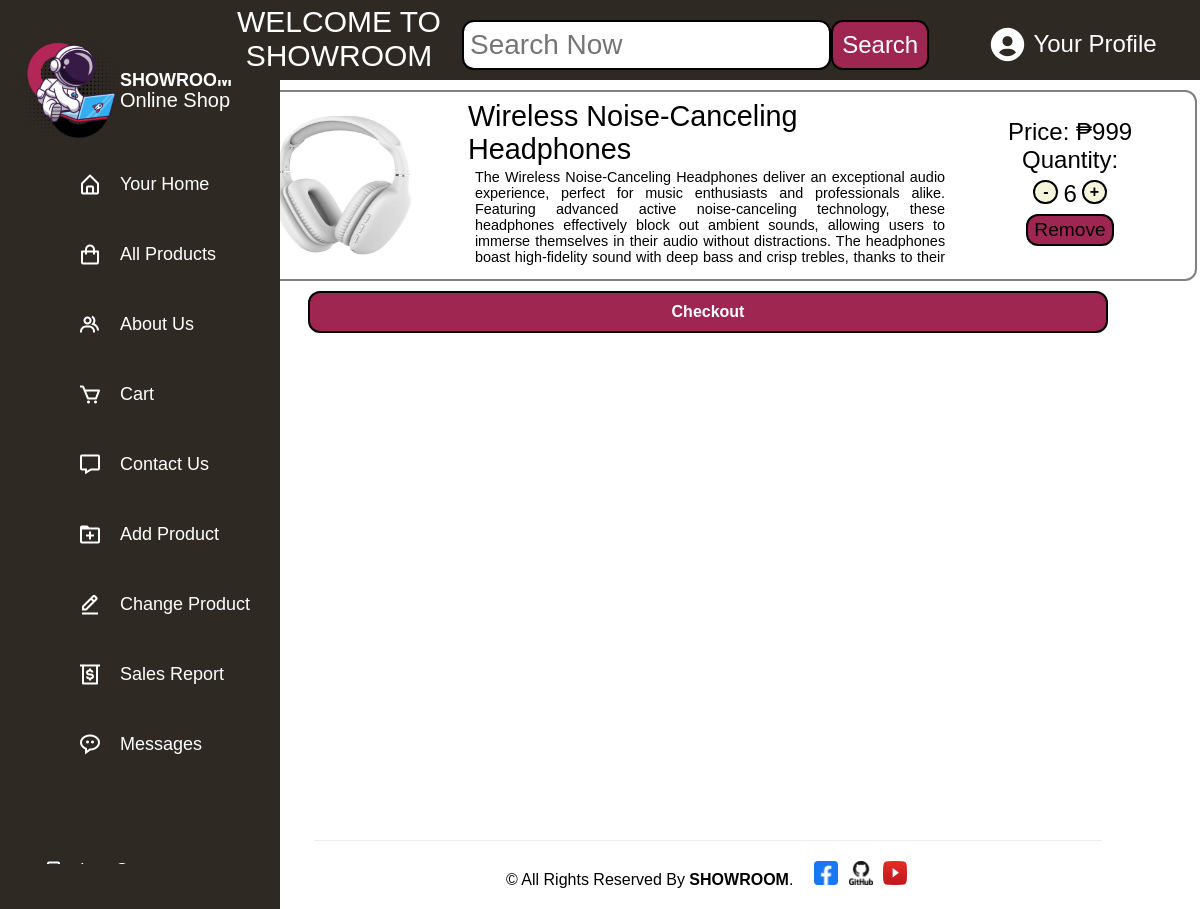
/website/cart_page.php (signed in), run on the app's committed database.
### tables this page shows
CREATE TABLE `cart_table` (
  `cart_id` int(11) NOT NULL,
  `user_id` int(11) DEFAULT NULL,
  `product_id` int(11) DEFAULT NULL,
  `product_name` varchar(255) NOT NULL,
  `product_price` int(255) NOT NULL,
  `quantity` int(11) DEFAULT NULL,
  `total_price` int(255) NOT NULL
);

CREATE TABLE `product_table` (
  `product_id` int(255) NOT NULL,
  `product_name` varchar(255) NOT NULL,
  `product_description` text NOT NULL,
  `product_classification` varchar(255) NOT NULL,
  `product_price` int(255) NOT NULL,
  `product_stock` int(255) NOT NULL
);

### website/cart_page.php (the view, shortened to what this page needs)
<?php
    require_once '../php/connect.php';
?>
<!DOCTYPE html>
<html lang="en">
<head>
    <link href="main.css" rel="stylesheet">
    <link href='https://unpkg.com/boxicons@2.1.4/css/boxicons.min.css' rel='stylesheet'>
</head>
<body>
    <?php include 'sidebar.php';?>
    <div class="container-2">
    <?php
            $user_id = $_SESSION['user_id'];
            $stmt = $conn->prepare("SELECT c.cart_id, p.product_id, p.product_name, p.product_description, p.product_price, c.quantity FROM cart_table c JOIN product_table p ON c.product_id = p.product_id WHERE c.user_id =?");
            $stmt->bind_param("i", $user_id);
            $stmt->execute();
            $result = $stmt->get_result();
            if ($result->num_rows > 0) {
                while ($cart_data = mysqli_fetch_assoc($result)) {
                   ?>
                            <div class="content-cart">
                                <div class="product-cart">
                                    <?php
                                        echo "<img src='../images/". $cart_data['product_id']. ".jpg' alt='Product Image'>";
                                   ?>
                                    <div class="product-info-cart">
                                        <div class="item-name-cart">
                                            <?php echo $cart_data['product_name'];?>
                                        </div>
                                        <div class="item-desc-cart">
                                            <?php echo $cart_data['product_description'];?>
                                        </div>
                                    </div>
                                    <div class="cart-payable">
                                        <div class="price">Price: ₱<?php echo $cart_data['product_price'];?></div>
                                        <div class="amount-2">
                                            <label>Quantity:</label>
                                        </div>
                                        <div class="amount-2">
                                            <form action="update_cart.php" method="POST">
                                                <button type="submit" class="minus">-</button>
                                            </form>
                                            <label style="margin: 0 2px;"><?php echo $cart_data['quantity'];?></label>
                                            <form action="update_cart.php" method="POST">
                                                <button type="submit" class="plus">+</button>
                                            </form>
                                        </div>
                                        <form action="update_cart.php" method="POST">
                                            <button class="delete">Remove</button>
                                        </form>
                                    </div>
                                </div>
                            </div>
                <?php
                }
            } else {
                echo "<div style='text-align: center; font-size: 24px; margin-top: 20px; display: flex; align-items: center; justify-content: center; width: 100%; margin-bottom: 12px;'>Your cart is empty.</div>";
            }
         ?>
         <form action="checkout_page.php" method="post" class="checkout-1">
            <?php
            if ($result->num_rows > 0) {
                ?>
                <button type="submit" class="checkout" name="checkout">Checkout</button>
            <?php
            } else {
                ?>
                <button type="button" class="checkout" disabled>Checkout</button>
            <?php
            }
            ?>
        </form>
        </div>
        <footer class=" footer_section" style = " margin-top: 40px;  font-weight: 500; background-color: #bfc0c0">
            <div class="container-3">
                <p style="padding: 20px 0; margin: 0 auto; text-align: center; border-top: 1.5px solid #eeeeee; width: 80%;">
                &copy; <span id="displayYear"></span> All Rights Reserved By
                <a href="#" style = "text-decoration: none; color: BLACK; font-weight: 600;">SHOWROOM</a>.&nbsp;&nbsp;&nbsp;
                <a href="https://www.facebook.com/" target="_blank" class="icon">
                        <img src="../images/facebook.png"  alt="Facebook">
                    </a>
                    <a href="https://github.com/" target="_blank">
                        <img src="../images/github.png"  alt="GitHub" class="icon">
                    </a>
                    <a href="https://www.youtube.com/" target="_blank">
                        <img src="../images/youtube.png"  alt="YouTube" class="icon">
                    </a>
                </p>
            </div>
        </footer>
</body>
</html>

### website/main.css (style rules this page uses)
* { color: black; }
.container-3 { border: none; width: 100%; height: max-content; display: flex; background-color: white; align-items: flex-star; justify-content: center; }
.container-3 img { width: 24px; height: 24px; margin: 0 3px; }
footer { width: 100%; text-align: center; background-color: black; color: white; display: flex; justify-content: center; align-items: center; }
a { text-decoration: none; }
.container-2 { border: none; width: 100%; min-height: 90vh; height: max-content; display: flex; flex-direction: column; align-items: flex-start; justify-content: flex-start; background-color: white; }
.content-cart { border: none; background-color: transparent; width: 100%; height: max-content; display: flex; flex-direction: column; }
.product-cart { border: 2px solid grey; border-radius: 12px; height: 180px; width: 99%; margin: 10px auto; display: flex; flex-direction: row; align-items: center; justify-content: center; padding-bottom: 7px; }
.product-cart img { border: 2px solid transparent; width: 200px; height: 90%; margin-top: 6px; margin-left: 20px; border-radius: inherit; }
.product-info-cart { border: none; margin-left: 20px; height: 95%; width: 60%; display: flex; flex-direction: column; flex: 1; }
.item-name-cart { font-size: 1.8em; margin: 3px 0 3px 3px; }
.item-desc-cart { font-size: 0.9em; margin: 0 0 3px 10px; overflow: auto; text-align: justify; }
.cart-payable { border: none; height: 100%; width: 250px; display: flex; flex-direction: column; color: black; align-items: center; text-align: center; justify-content: center; }
.cart-payable button { color: black; }
.price { border: none; font-size: 1.5em; }
.delete { border: 2px solid black; border-radius: 12px; width: max-content; height: max-content; padding: 3px 6px; display: flex; flex-direction: row; align-items: center; justify-content: center; text-align: center; font-size: 1.2em; margin: 0 3px; background-color: #9f2651; align-self: center; justify-self: center; }
.checkout-1 { border: none; width: 800px; display: flex; justify-content: center; align-items: center; margin: 0 auto; }
.checkout { border: 2px solid black; padding: 10px; color: white; font-size: 1em; border-radius: 12px; background-color: #9f2651; width: 100%; display: flex; justify-content: center; align-items: center; margin: 0 auto; margin-bottom: 10px; font-weight: bold; }
.amount-2 { border: none; width: 250px; display: flex; align-items: flex-start; justify-content: center; color: black; margin-bottom: 6px; }
.amount-2 form { display: flex; align-items: center; justify-content: center; margin: 0; padding: 0; border: none; background-color: transparent; }
.amount-2 label { border: none; font-size: 1.5rem; width: max-content; height: 100%; display: flex; align-items: center; justify-content: flex-start; }
.amount-2 button { background-color: beige; border: 2px solid black; border-radius: 12px; font-size: 1rem; width: 25px; height: max-content; text-align: center; font-weight: bold; align-self: center; margin: 0 3px; }

### css/styles.css (style rules this page uses)
:root { --body-color: #E4E9F7; --sidebar-color: #2E2A23; --primary-color: #B52658; --primary-color-light: #F6F5FF; --text-color: white; }
body { font-family: Arial, Helvetica, sans-serif; margin: 0; padding: 0; display: grid; grid-template-columns: 18% 82%; top: 0 !important; background-color: var(--body-color); box-sizing: border-box; overflow-x: hidden; gap: 0 auto; }

### data on the page
cart_table: product.product_name "Wireless Noise-Canceling Headphones", product.product_description "The Wireless Noise-Canceling Headphones deliver an exceptional audio experience, perfect for music enthusiasts and professionals alike. Featuring advanced active noise-canceling technology, these headphones effectively block out ambient sounds, allowing users to immerse themselves in their audio without distractions. The headphones boast high-fidelity sound with deep bass and crisp trebles, thanks to their…", product.product_price "999", quantity "6"
